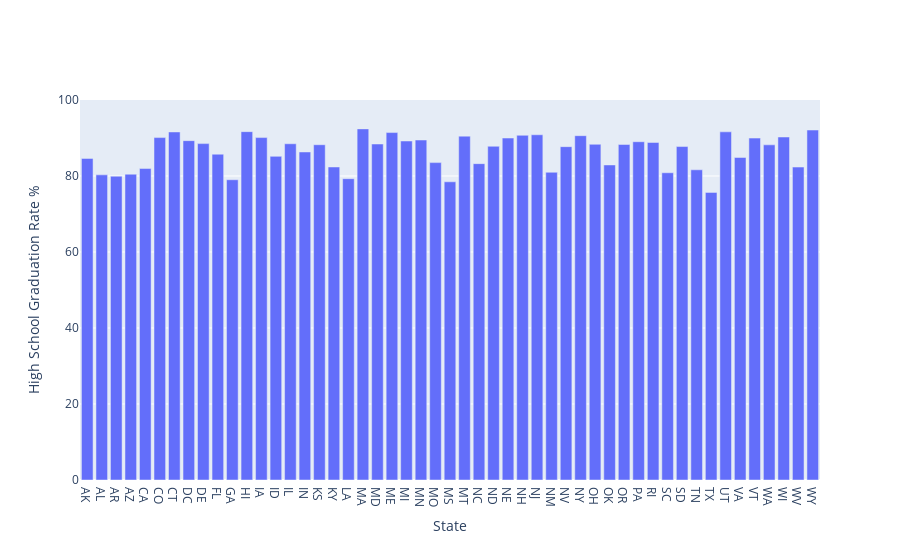

Notebook code cell kept with this figure:
### Code cell
fig = go.Figure()
fig.add_trace(go.Bar(x=avg_grad_rate['Geographic Area'], 
                     y=avg_grad_rate.Avg_HS_Rate,
                     hovertemplate="<br>State=%{x}<br>HS Grad Rate=%{y}%<extra></extra>"))
fig.update_xaxes(title_text="State")
fig.update_yaxes(title_text="High School Graduation Rate %", range=[0, 100]
)
fig.show()

### Figure 1 — Plotly figure (JSON) as saved in the notebook; plotly's stock layout.template omitted (floating-point values rounded to 4 significant figures)
{"data": [{"hovertemplate": "<br>State=%{x}<br>HS Grad Rate=%{y}%<extra></extra>", "type": "bar", "x": ["AK", "AL", "AR", "AZ", "CA", "CO", "CT", "DC", "DE", "FL", "GA", "HI", "IA", "ID", "IL", "IN", "KS", "KY", "LA", "MA", "MD", "ME", "MI", "MN", "MO", "MS", "MT", "NC", "ND", "NE", "NH", "NJ", "NM", "NV", "NY", "OH", "OK", "OR", "PA", "RI", "SC", "SD", "TN", "TX", "UT", "VA", "VT", "WA", "WI", "WV", "WY"], "y": [84.63, 80.3, 79.95, 80.47, 81.96, 90.11, 91.59, 89.3, 88.52, 85.74, 79.01, 91.67, 90.11, 85.17, 88.48, 86.32, 88.23, 82.37, 79.29, 92.4, 88.42, 91.43, 89.21, 89.47, 83.52, 78.47, 90.49, 83.25, 87.82, 89.99, 90.71, 90.85, 80.98, 87.72, 90.61, 88.34, 82.91, 88.3, 89.02, 88.82, 80.85, 87.75, 81.63, 75.69, 91.62, 84.88, 89.98, 88.2, 90.26, 82.35, 92.1]}], "layout": {"xaxis": {"title": {"text": "State"}}, "yaxis": {"range": [0, 100], "title": {"text": "High School Graduation Rate %"}}}}
